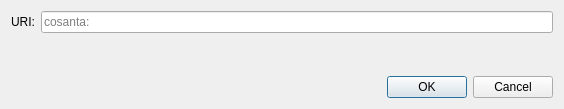
<?xml version="1.0" encoding="UTF-8"?>
<ui version="4.0">
 <class>OpenURIDialog</class>
 <widget class="QDialog" name="OpenURIDialog">
  <property name="geometry">
   <rect>
    <x>0</x>
    <y>0</y>
    <width>564</width>
    <height>109</height>
   </rect>
  </property>
  <property name="windowTitle">
   <string>Open URI</string>
  </property>
  <layout class="QVBoxLayout" name="verticalLayout">
   <item>
    <layout class="QHBoxLayout" name="horizontalLayout">
     <item>
      <widget class="QLabel" name="label">
       <property name="text">
        <string>URI:</string>
       </property>
      </widget>
     </item>
     <item>
      <widget class="QValidatedLineEdit" name="uriEdit">
       <property name="placeholderText">
        <string notr="true">cosanta:</string>
       </property>
      </widget>
     </item>
    </layout>
   </item>
   <item>
    <spacer name="verticalSpacer">
     <property name="orientation">
      <enum>Qt::Vertical</enum>
     </property>
     <property name="sizeHint" stdset="0">
      <size>
       <width>20</width>
       <height>40</height>
      </size>
     </property>
    </spacer>
   </item>
   <item>
    <widget class="QDialogButtonBox" name="buttonBox">
     <property name="orientation">
      <enum>Qt::Horizontal</enum>
     </property>
     <property name="standardButtons">
      <set>QDialogButtonBox::Cancel|QDialogButtonBox::Ok</set>
     </property>
    </widget>
   </item>
  </layout>
 </widget>
 <customwidgets>
  <customwidget>
   <class>QValidatedLineEdit</class>
   <extends>QLineEdit</extends>
   <header>qt/qvalidatedlineedit.h</header>
  </customwidget>
 </customwidgets>
 <resources/>
 <connections>
  <connection>
   <sender>buttonBox</sender>
   <signal>accepted()</signal>
   <receiver>OpenURIDialog</receiver>
   <slot>accept()</slot>
   <hints>
    <hint type="sourcelabel">
     <x>248</x>
     <y>254</y>
    </hint>
    <hint type="destinationlabel">
     <x>157</x>
     <y>274</y>
    </hint>
   </hints>
  </connection>
  <connection>
   <sender>buttonBox</sender>
   <signal>rejected()</signal>
   <receiver>OpenURIDialog</receiver>
   <slot>reject()</slot>
   <hints>
    <hint type="sourcelabel">
     <x>316</x>
     <y>260</y>
    </hint>
    <hint type="destinationlabel">
     <x>286</x>
     <y>274</y>
    </hint>
   </hints>
  </connection>
 </connections>
</ui>
